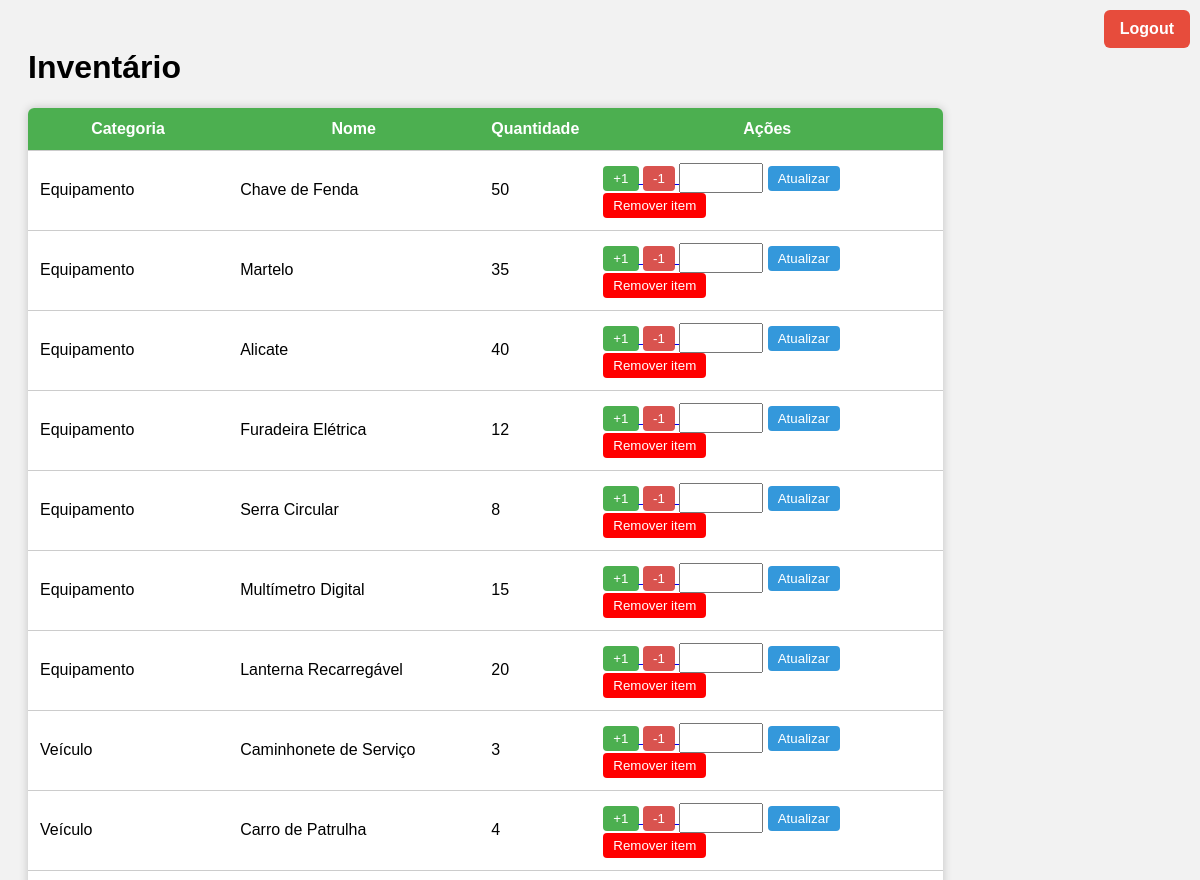
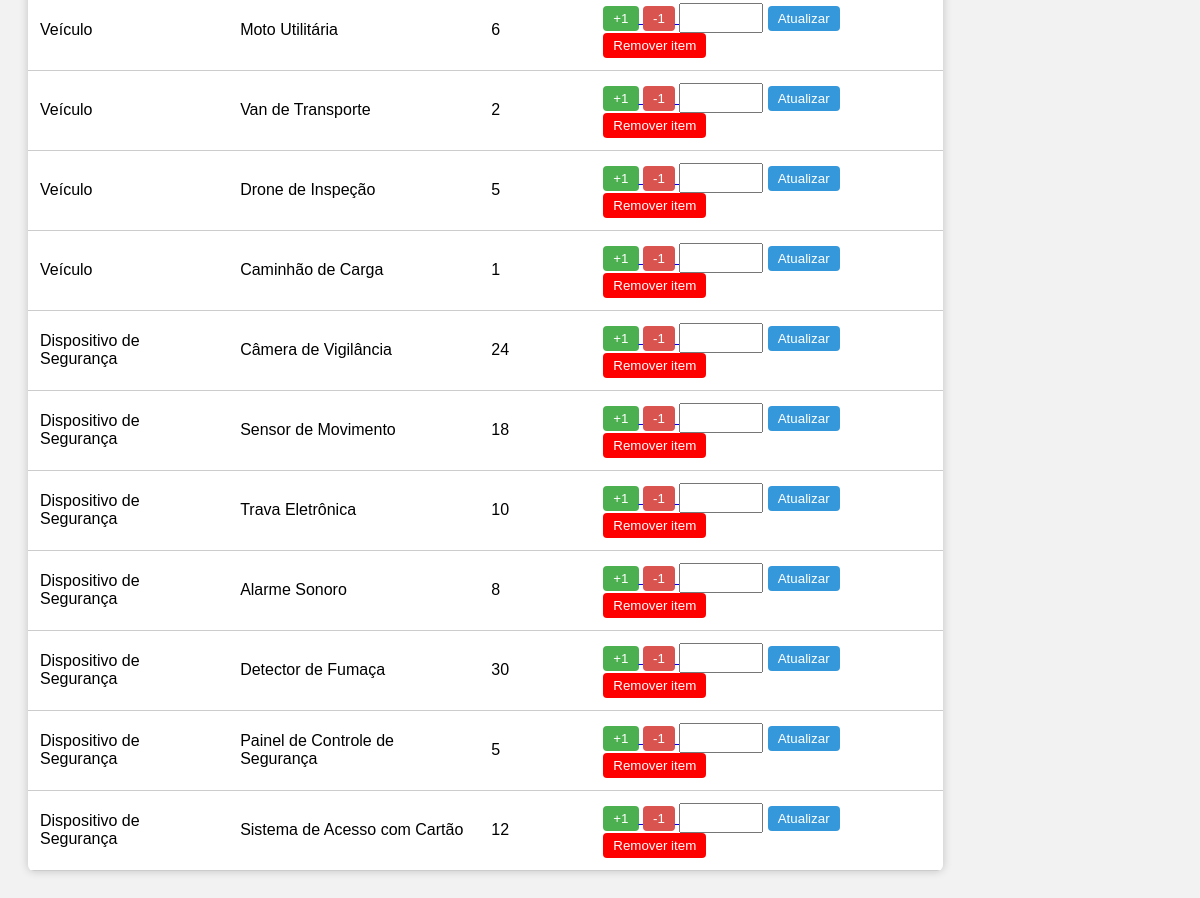
The page /recursos (signed in) on the database as committed earlier (2 pictures, top to bottom).
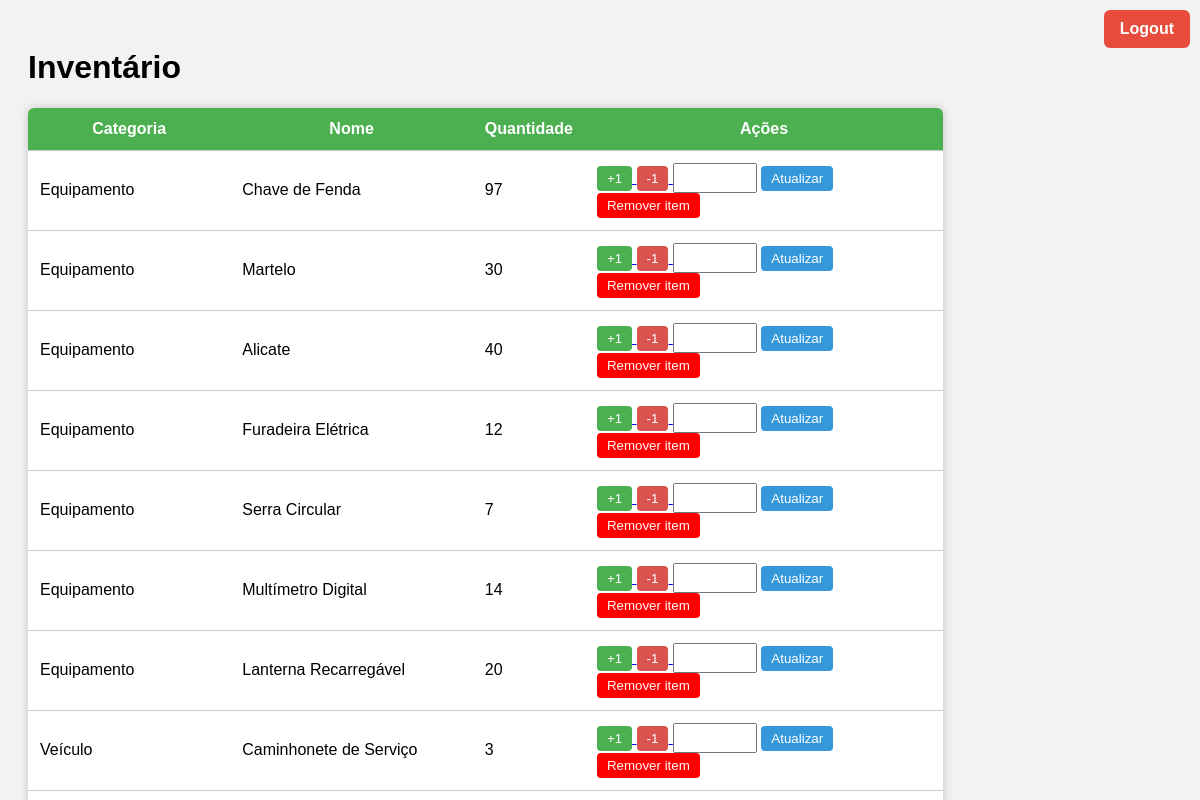
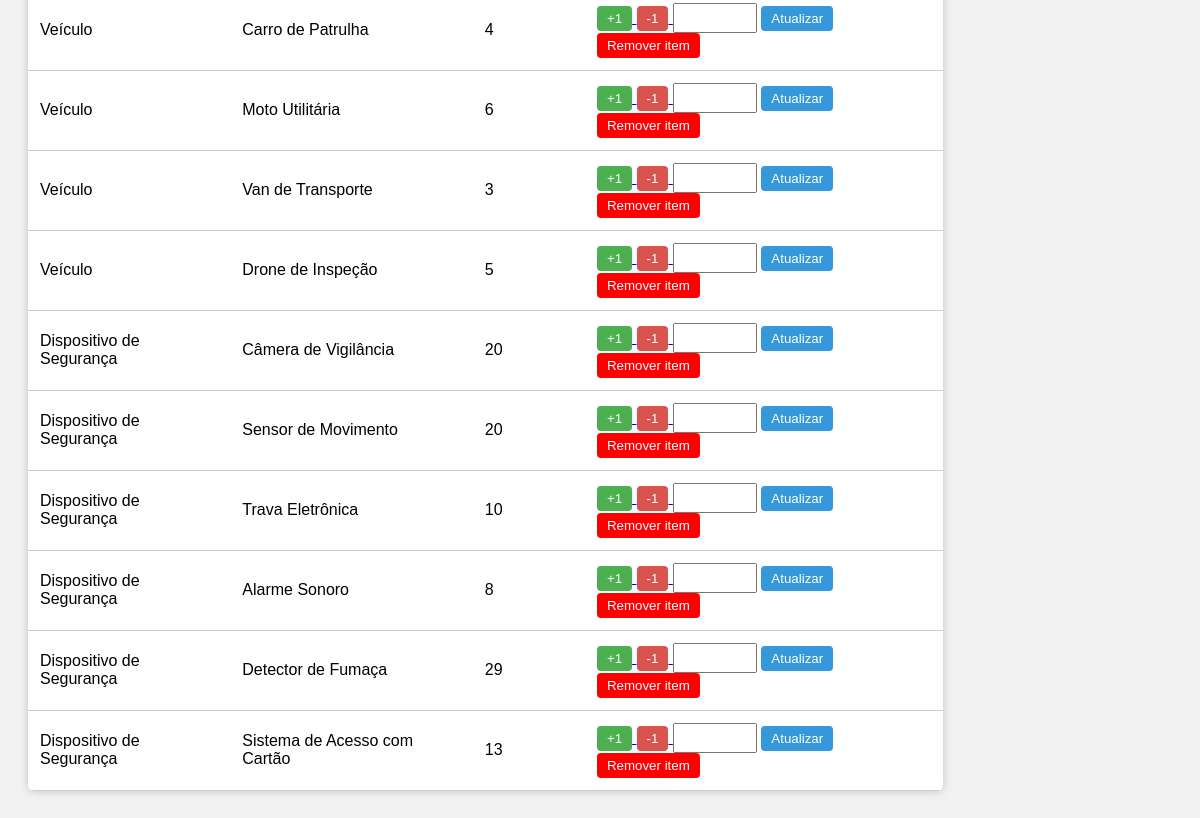
The same page on the database as committed later (2 pictures, top to bottom).
### tables this page shows
CREATE TABLE inventario (
    id INTEGER PRIMARY KEY AUTOINCREMENT,
    categoria TEXT NOT NULL,
    nome TEXT NOT NULL,
    quantidade INTEGER NOT NULL
);

### myproject/main.py (the view)
@app.route("/recursos")
def recursos():
    if 'token' not in session:
        return redirect(url_for('login'))
    return recursos_funcao()

### myproject/login.py (called while the page is built)
def permissao_check():
    return session.get("permissao") in ["Administrador", "Gerente"]

### myproject/recursos.py (called while the page is built)
def get_inventario():
    conn = sqlite3.connect("banco.db")
    cursor = conn.cursor()
    cursor.execute("SELECT id, categoria, nome, quantidade FROM inventario")
    dados = cursor.fetchall()
    conn.close()
    return dados

def recursos_funcao():
    inventario = get_inventario()
    permissao = permissao_check()
    return render_template("recursos.html", inventario=inventario, permissao=permissao)

### myproject/templates/recursos.html (shortened to what this page needs)
<!DOCTYPE html>
<html lang="pt-BR">
<head>
    <link rel="stylesheet" href="{{ url_for('static', filename='recursos.css') }}">
</head>
<body>
{% if session.get('usuario') %}
    <div class="logout-container">
        <a href="/logout" class="logout-button">Logout</a>
    </div>
{% endif %}
<h1>Inventário</h1>
<table>
    <thead>
        <tr>
            <th>Categoria</th>
            <th>Nome</th>
            <th>Quantidade</th>
            <th>Ações</th>
        </tr>
    </thead>
    <tbody>
        {% for item in inventario %}
        <tr>
            <td>{{ item[1] }}</td>
            <td>{{ item[2] }}</td>
            <td>{{ item[3] }}</td>
            <td>
                {% if permissao %}
                <a href="/add/{{ item[0] }}">
                    <button>+1</button>
                </a>
                <a href="/remove/{{ item[0] }}">
                    <button class="minus">-1</button>
                </a>
                <form action="/set/{{ item[0] }}" method="POST" class="form-set-quantidade">
                    <input type="number" name="quantidade" min="0" required class="input-quantidade">
                    <button type="submit" class="btn-atualizar">Atualizar</button>
                </form>
                <a href="/delete/{{ item[0] }}" class="btn-remover-link">
                    <button class="btn-remover">Remover item</button>
                </a>
                {% endif %}
            </td>
        </tr>
        {% endfor %}
    </tbody>
</table>
</body>
</html>

### myproject/static/recursos.css (style rules this page uses)
body { font-family: Arial; background: #f2f2f2; padding: 20px; }
table { width: 80%; border-collapse: collapse; background: #fff; border-radius: 6px; overflow: hidden; box-shadow: 0 0 10px rgba(0,0,0,0.2); }
th, td { padding: 12px; border-bottom: 1px solid #ccc; }
th { background: #4CAF50; color: white; }
button { padding: 5px 10px; border: none; background: #4CAF50; color: white; border-radius: 4px; cursor: pointer; }
.minus { background: #d9534f; }
.logout-container { position: fixed; top: 10px; right: 10px; z-index: 1000; }
.logout-button { background-color: #e74c3c; padding: 10px 16px; border-radius: 6px; color: white; text-decoration: none; font-weight: bold; transition: 0.2s; display: inline-block; }
.form-set-quantidade { display: inline; }
.input-quantidade { width: 70px; padding: 5px; font-size: 14px; }
.btn-atualizar { padding: 5px 10px; background-color: #3498db; color: white; border: none; border-radius: 4px; cursor: pointer; transition: 0.2s; }
.btn-remover-link { text-decoration: none; }
.btn-remover { padding: 5px 10px; background-color: red; color: white; border: none; border-radius: 4px; cursor: pointer; transition: 0.2s; }

Rows that differ between the two databases and show on the page:
removed inventario: categoria "Veículo", nome "Caminhão de Carga", quantidade "1"
removed inventario: categoria "Dispositivo de Segurança", nome "Painel de Controle de Segurança", quantidade "5"
changed inventario "Chave de Fenda": quantidade "50" → "97"
changed inventario "Martelo": quantidade "35" → "30"
changed inventario "Serra Circular": quantidade "8" → "7"
changed inventario "Multímetro Digital": quantidade "15" → "14"
changed inventario "Van de Transporte": quantidade "2" → "3"
changed inventario "Câmera de Vigilância": quantidade "24" → "20"
changed inventario "Sensor de Movimento": quantidade "18" → "20"
changed inventario "Detector de Fumaça": quantidade "30" → "29"
changed inventario "Sistema de Acesso com Cartão": quantidade "12" → "13"
